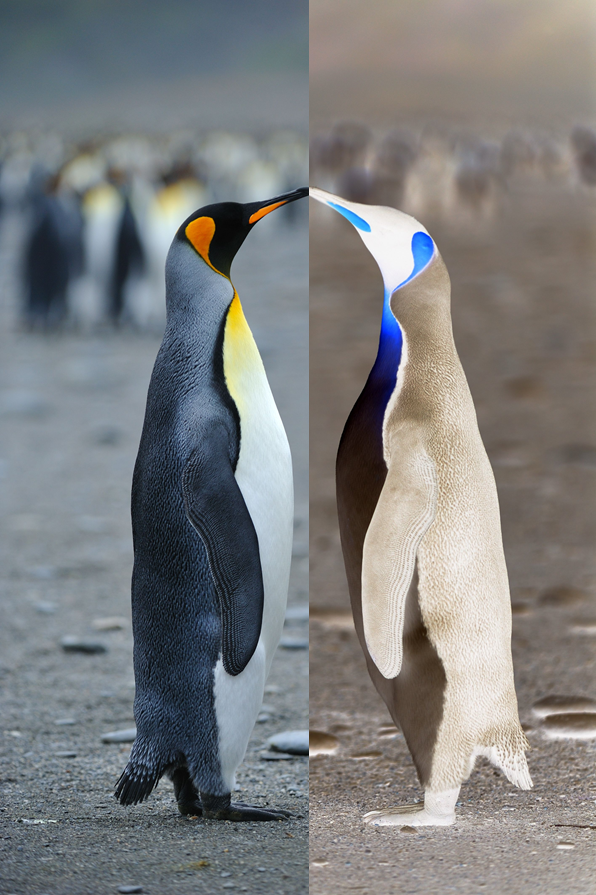
#> input picture TyperogFormater/LEK4/penguin.png, 596 x 895 px
$ python Example_Function.py
#> lines starting #> are read from the running program, lines starting #| are printed output that depends on the picture; after the words box and inside, x2 and y2 are one past the last pixel; in counts of white or black regions, pixels touching at a corner belong together
import matplotlib.pyplot as plt
import cv2
import numpy as np

threshold = 127

def binary(input_intesity,threshold):
    if input_intesity < threshold:
        output_intensity = 0
    else:
        output_intensity = 255
    return output_intensity

def binary1(input_intesity):
    if input_intesity < 127:
        output_intensity = 0
    else:
        output_intensity = 255
    return output_intensity

# Load color picture
img = cv2.imread('penguin.png', cv2.IMREAD_COLOR)
#> img is the input picture: shape (895, 596, 3); mean B, G, R 126.2, 125.9, 124.8
img_copy = img.copy()

# Converting color image to grayscale image
gray = cv2.cvtColor(img_copy, cv2.COLOR_BGR2GRAY)
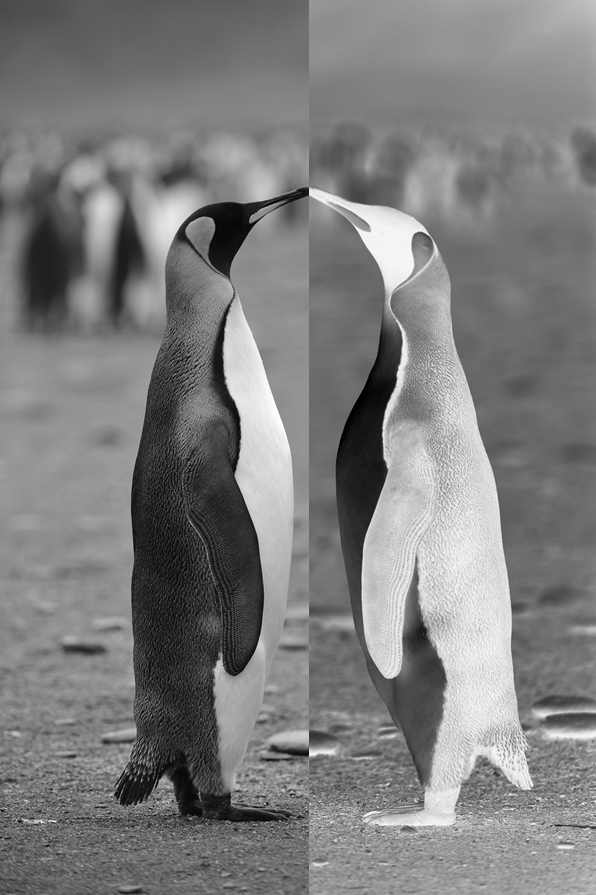
#> gray: shape (895, 596); min 0, max 255, mean 125.6

# Vectorize function
binary_vec = np.vectorize(binary)

# Gray to binary function
img_transformed = binary_vec(gray,threshold).astype(np.uint8)
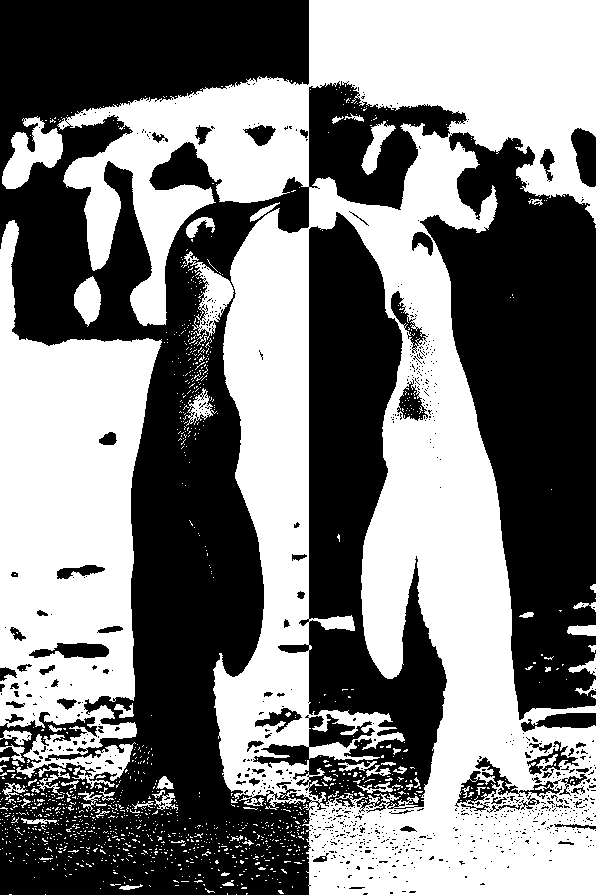
#> img_transformed: shape (895, 596); 49.2% white; 1256 white regions (1192 under 20 px), largest, box (x1, y1, x2, y2) and area: (57, 0, 596, 895) 193988, (0, 220, 162, 789) 54232, (2, 116, 63, 189) 2250
# Original image to binary function
img_col_transformed = binary_vec(img,threshold).astype(np.uint8)
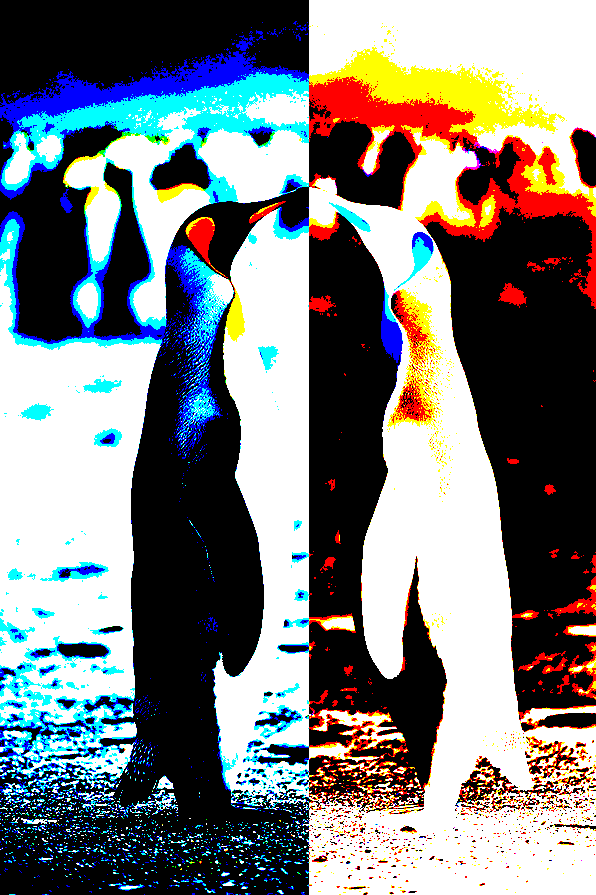
#> img_col_transformed: shape (895, 596, 3); mean B, G, R 126.8, 125.8, 122.8

cv2.imshow('original', img)
cv2.imshow('img_gray_transformed', img_transformed)
cv2.imshow('img_col_transformed', img_col_transformed)

# Til at plot funktionen.
x = np.arange(0, 255, 1) # Create array from 0 to 254 with stepsize 1
y = binary_vec(x,threshold) # Send all values of x to function to calculate y
plt.axes(xlim=(0,300), ylim=(-10, 300))
plt.ylabel('Output image')            # y-label
plt.xlabel('Input image')            # x-label

plt.title('Binary transformation')    # Graph title
plt.legend('Transformation Line')
plt.plot(x,y)
plt.show()
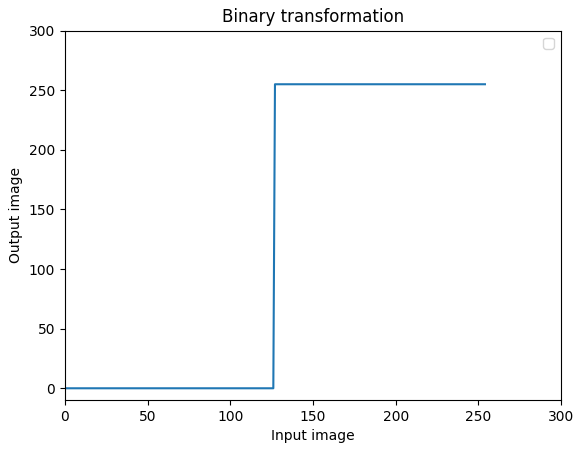
#> figure drawn by matplotlib, 1 panel; curve peaks at x = 127, y = 255
